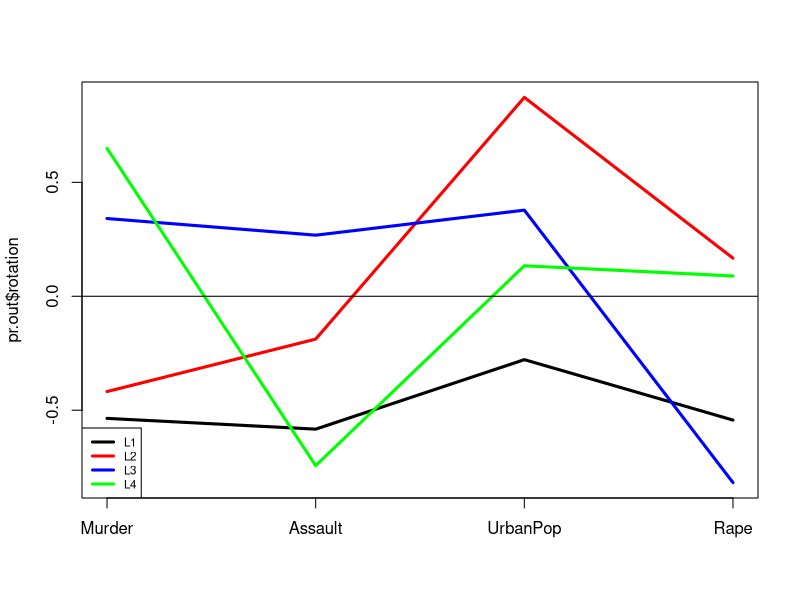
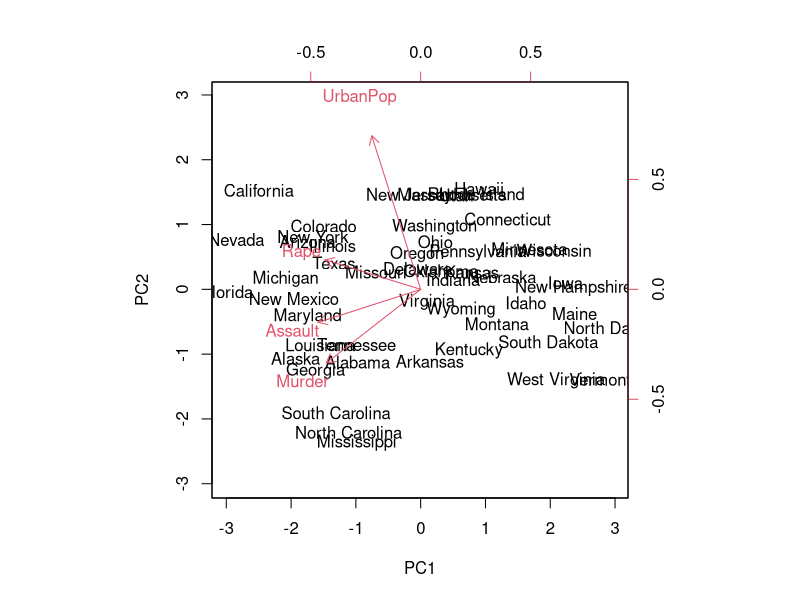
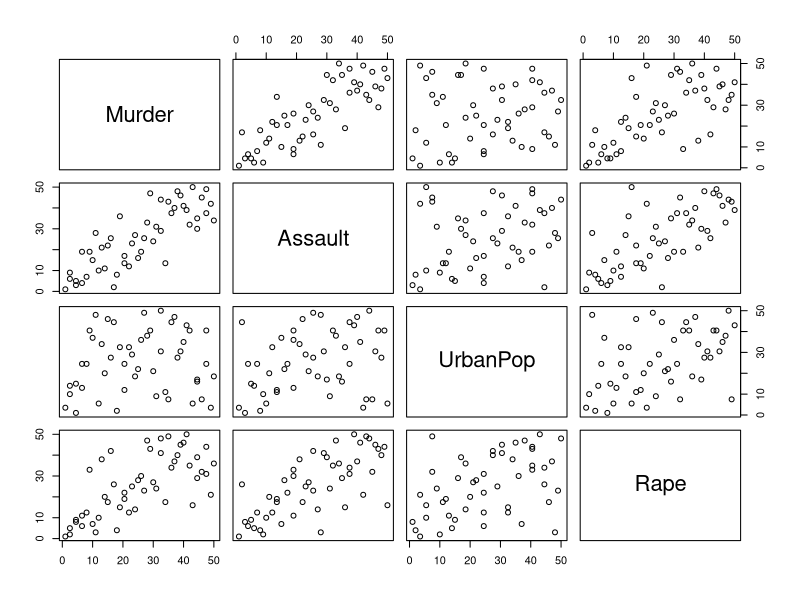
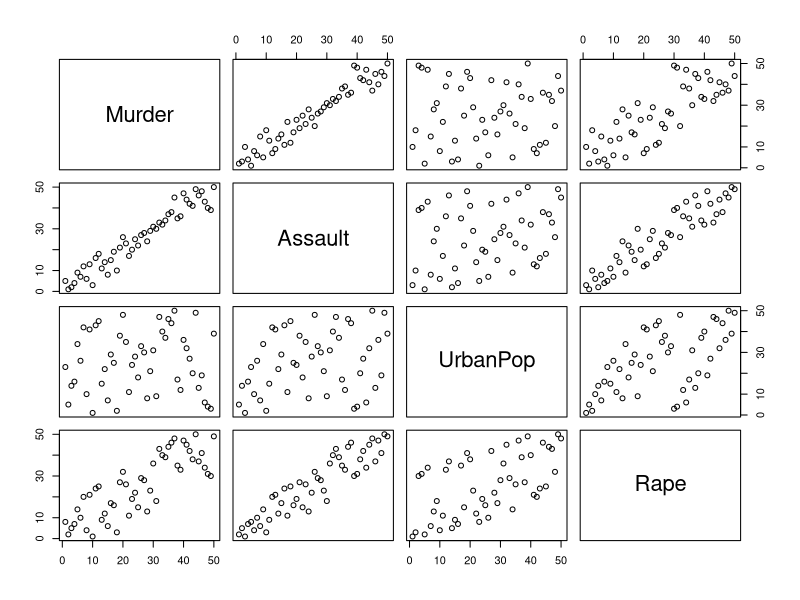
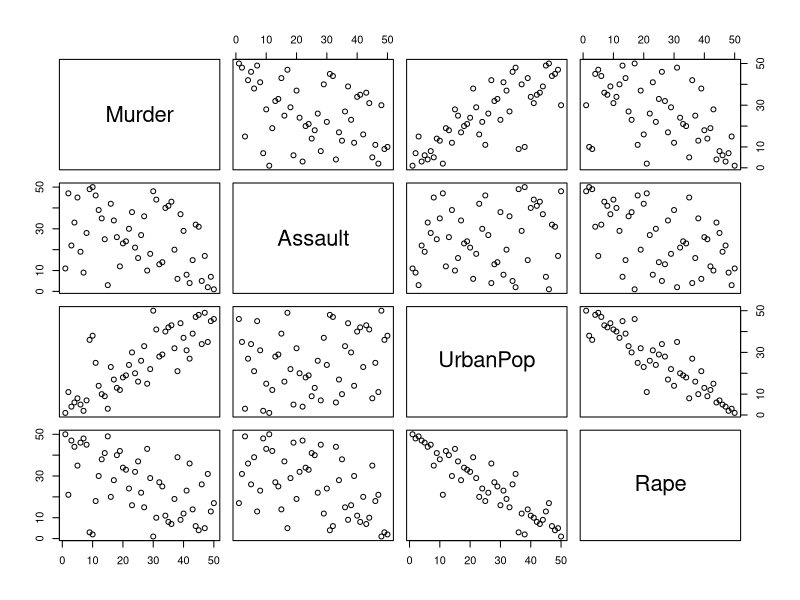

R code for these plots, in order:
## ---- chunk 1
head(USArrests)
USArrests.means<-apply(USArrests , 2, mean) 
USArrests.vars<-apply(USArrests , 2, var) 
rbind(USArrests.means,USArrests.vars)
## ---- chunk 2
pr.out=prcomp(USArrests , scale=TRUE)
names(pr.out)
#standardize the dataset to mean = 0 and std = 1
print(pr.out$center)
print(pr.out$scale)
#score vectors
head(pr.out$x)
smry<-summary(pr.out)
print(smry$importance)
#Same as
#pr.var=pr.out$sdev ^2
#pve=pr.var/sum(pr.var)
## ---- chunk 3
#loading vectors
print(pr.out$rotation)

matplot(pr.out$rotation,type="l",lty=1,lwd=3,col=c("black","red","blue","green"),xaxt = "n")
abline(h=0)
legend("bottomleft",
       legend=c("L1","L2","L3","L4"),
       lty=1,lwd=3,cex=.7,col=c("black","red","blue","green"))
axis(1,1:4,rownames(pr.out$rotation))

biplot(pr.out , scale=0)
## ---- chunk 4
USArrests.approximations<-pr.out$x[,1:2]%*%t(pr.out$rotation[,1:2])
head(USArrests.approximations)
USArrests.scaled<-apply(USArrests,2,scale)
pairs(apply(USArrests.scaled,2,rank))
pairs(apply(USArrests.approximations,2,rank))
pr.out.residuals<-USArrests.scaled-USArrests.approximations
pairs(apply(pr.out.residuals,2,rank))
